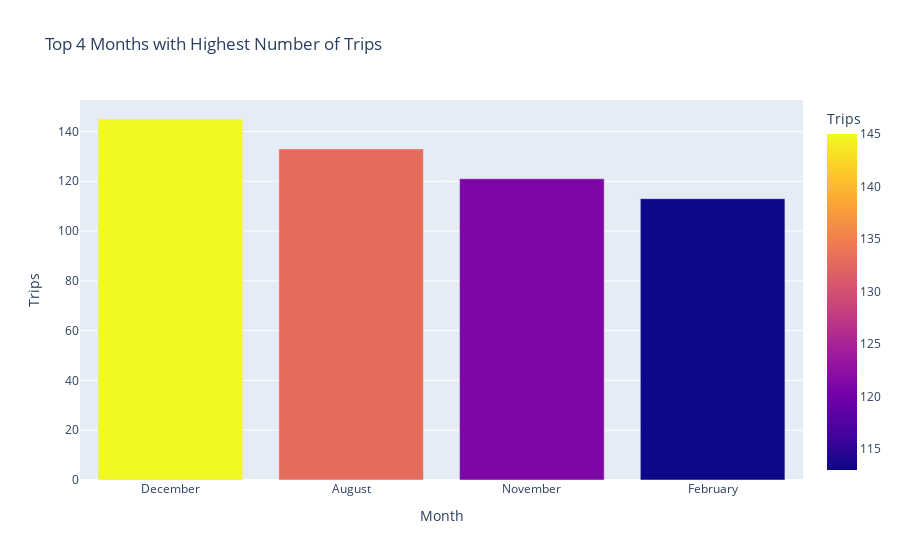

Notebook code cell kept with this figure:
### Code cell
# how many trips driven in all months of year and visulaize graphically the top 4 months descending 
import pandas as pd
import plotly.express as px

# Assuming you have a DataFrame named 'df' with a 'START_DATE' column
df['START_DATE'] = pd.to_datetime(df['START_DATE'])

# Extract the month from the 'START_DATE' column
df['Month'] = df['START_DATE'].dt.month

# Calculate the number of trips in each month
trips_per_month = df['Month'].value_counts().sort_index()

# Get the top 4 months
top_months = trips_per_month.nlargest(4)

# Create a DataFrame for plotting
top_months_df = pd.DataFrame({'Month': top_months.index, 'Trips': top_months.values})

# Convert month number to month name
month_names = ['January', 'February', 'March', 'April', 'May', 'June', 'July', 'August', 'September', 'October', 'November', 'December']
top_months_df['Month'] = top_months_df['Month'].apply(lambda month: month_names[month - 1])

# Create a bar plot using Plotly
fig = px.bar(top_months_df, x='Month', y='Trips',color='Trips', title='Top 4 Months with Highest Number of Trips')

# Show the plot
fig.show()

### Figure 1 — Plotly figure (JSON) as saved in the notebook; plotly's stock layout.template omitted (floating-point values rounded to 4 significant figures)
{"data": [{"alignmentgroup": "True", "hovertemplate": "Month=%{x}<br>Trips=%{marker.color}<extra></extra>", "legendgroup": "", "marker": {"color": [145, 133, 121, 113], "coloraxis": "coloraxis", "pattern": {"shape": ""}}, "name": "", "offsetgroup": "", "orientation": "v", "showlegend": false, "textposition": "auto", "type": "bar", "x": ["December", "August", "November", "February"], "xaxis": "x", "y": [145, 133, 121, 113], "yaxis": "y"}], "layout": {"barmode": "relative", "coloraxis": {"colorbar": {"title": {"text": "Trips"}}, "colorscale": [[0, "#0d0887"], [0.1111, "#46039f"], [0.2222, "#7201a8"], [0.3333, "#9c179e"], [0.4444, "#bd3786"], [0.5556, "#d8576b"], [0.6667, "#ed7953"], [0.7778, "#fb9f3a"], [0.8889, "#fdca26"], [1, "#f0f921"]]}, "legend": {"tracegroupgap": 0}, "title": {"text": "Top 4 Months with Highest Number of Trips"}, "xaxis": {"anchor": "y", "domain": [0, 1], "title": {"text": "Month"}}, "yaxis": {"anchor": "x", "domain": [0, 1], "title": {"text": "Trips"}}}}
